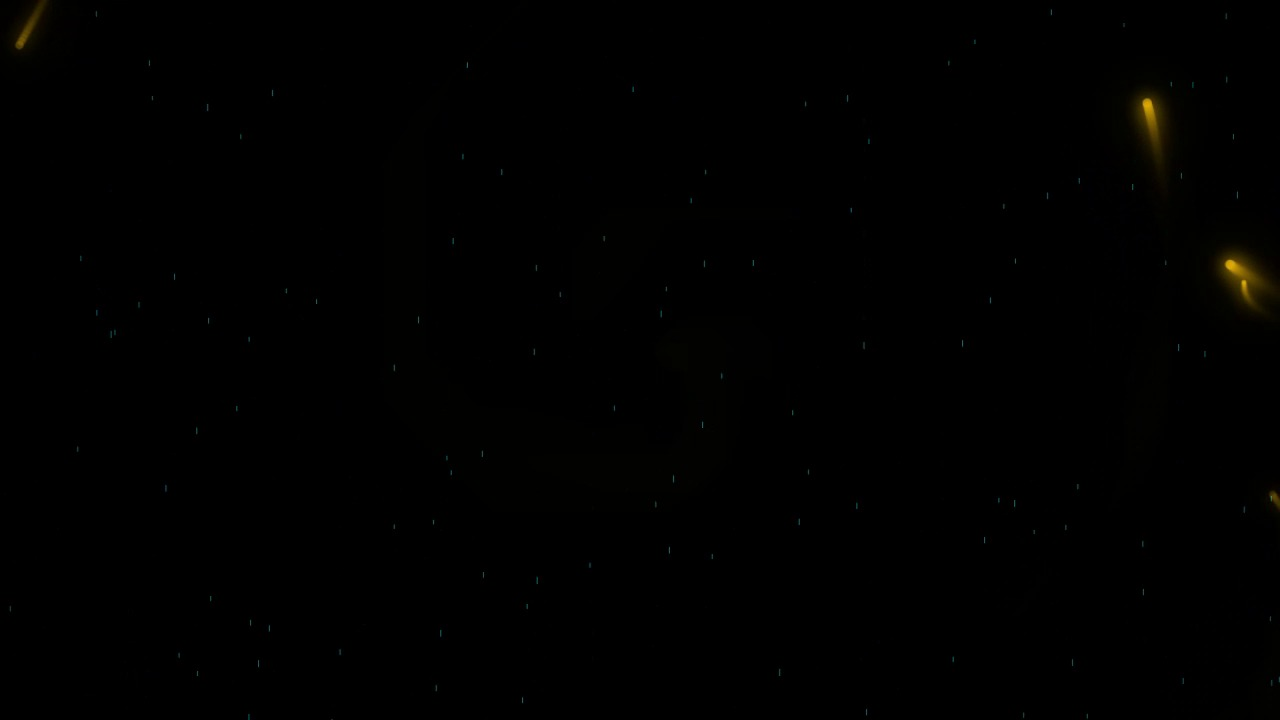
#> input picture exports/thumbnails/sample_neon_thumb.jpg, 1280 x 720 px
$ python -i mp4_to_sprite.py   (imports and definitions only)
#> lines starting #> are read from the running program, lines starting #| are printed output that depends on the picture; after the words box and inside, x2 and y2 are one past the last pixel; in counts of white or black regions, pixels touching at a corner belong together
#> further down, picture is the input picture: shape (720, 1280, 3); mean B, G, R 0.1, 0.6, 0.6
#!/usr/bin/env python3
# -*- coding: utf-8 -*-
"""
MP4 to Sprite Sheet Converter with Black Background Removal (Chroma Key Alpha)
Enhanced with Crop Resizing, Frame-based IN/OUT Calculation, Color & Sharpening Filters.
Includes Cocos Creator / Cocos2d .plist & JSON Atlas generation.
"""

import argparse
import math
import os
import xml.etree.ElementTree as ET
import xml.dom.minidom
import cv2
import numpy as np
from PIL import Image, ImageEnhance, ImageFilter


def apply_color_and_sharpen(img_pil, brightness=1.0, contrast=1.0, saturation=1.0, sharpen=0.0):
    """
    PIL画像に明るさ・コントラスト・彩度・シャープネス処理を適用
    """
    if brightness != 1.0:
        img_pil = ImageEnhance.Brightness(img_pil).enhance(brightness)
    if contrast != 1.0:
        img_pil = ImageEnhance.Contrast(img_pil).enhance(contrast)
    if saturation != 1.0:
        img_pil = ImageEnhance.Color(img_pil).enhance(saturation)
    if sharpen > 0.0:
        # 簡易シャープネスカーネル適用
        for _ in range(int(round(sharpen))):
            img_pil = img_pil.filter(ImageFilter.SHARPEN)
    return img_pil


def process_frame(frame, threshold=20, softness=10, brightness=1.0, contrast=1.0, saturation=1.0, sharpen=0.0):
    """
    BGRフレームから黒背景を透過処理（アルファチャンネル作成）＋カラー画質補正。
    """
#> called with threshold = 20, softness = 10, brightness = 1, contrast = 1, saturation = 1, sharpen = 0
    bgra = cv2.cvtColor(frame, cv2.COLOR_BGR2BGRA).astype(np.float32)
    b, g, r = bgra[:, :, 0], bgra[:, :, 1], bgra[:, :, 2]

    # 画素ごとの最大輝度を取得
    max_val = np.maximum(np.maximum(r, g), b)

    # アルファ値を計算 (0.0 ~ 1.0)
    alpha = np.clip((max_val - threshold) / max(1.0, float(softness)), 0.0, 1.0)

    # アルファチャンネルに適用 (0 ~ 255)
    bgra[:, :, 3] = alpha * 255.0

    # カラーキーエッジ補正 (背景黒が混ざって暗くなったRGBの復元)
    alpha_mask = alpha > 0.01
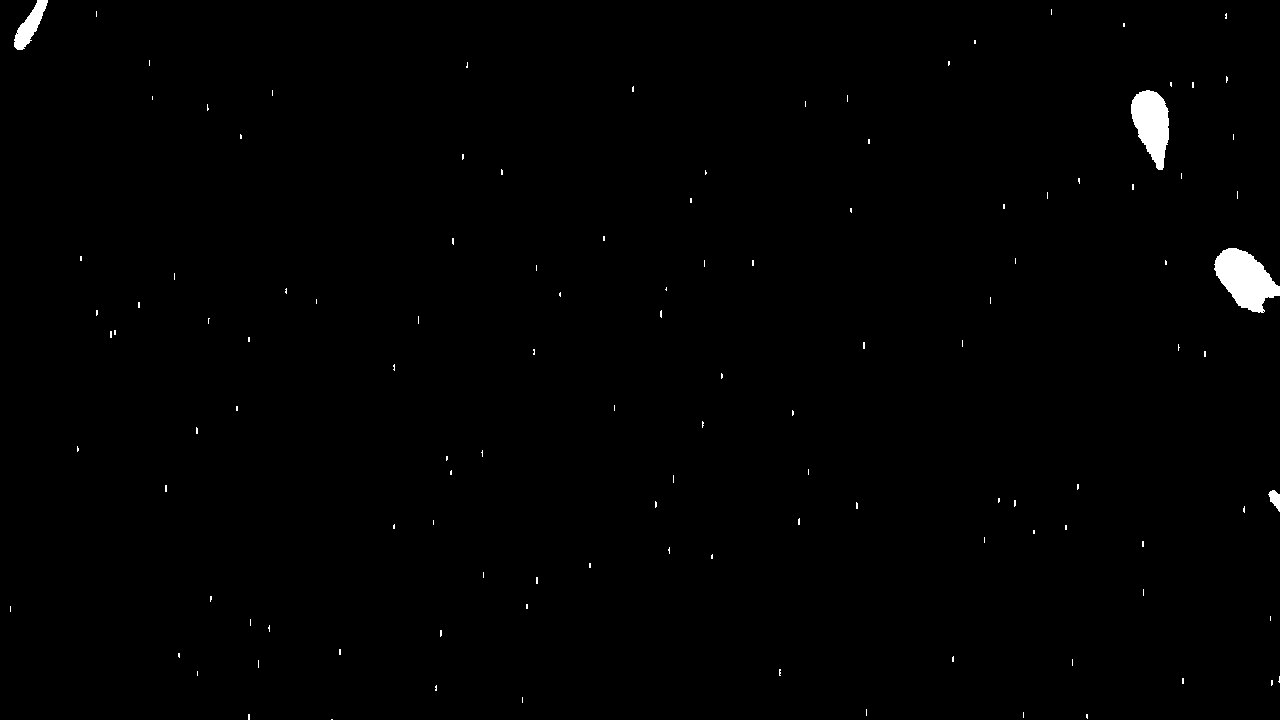
#> alpha_mask: shape (720, 1280) bool; 0.71% white; 119 white regions (115 under 20 px), largest, box (x1, y1, x2, y2) and area: (1214, 248, 1280, 313) 2569, (1131, 90, 1169, 170) 2020, (14, 0, 48, 50) 725, (1268, 490, 1280, 512) 153
    for i in range(3):
        bgra[:, :, i][alpha_mask] = np.clip(
            bgra[:, :, i][alpha_mask] / np.maximum(alpha[alpha_mask], 0.3),
            0,
            255
        )

    # BGRA -> RGBA (PIL形式)
    rgba = cv2.cvtColor(bgra.astype(np.uint8), cv2.COLOR_BGRA2RGBA)
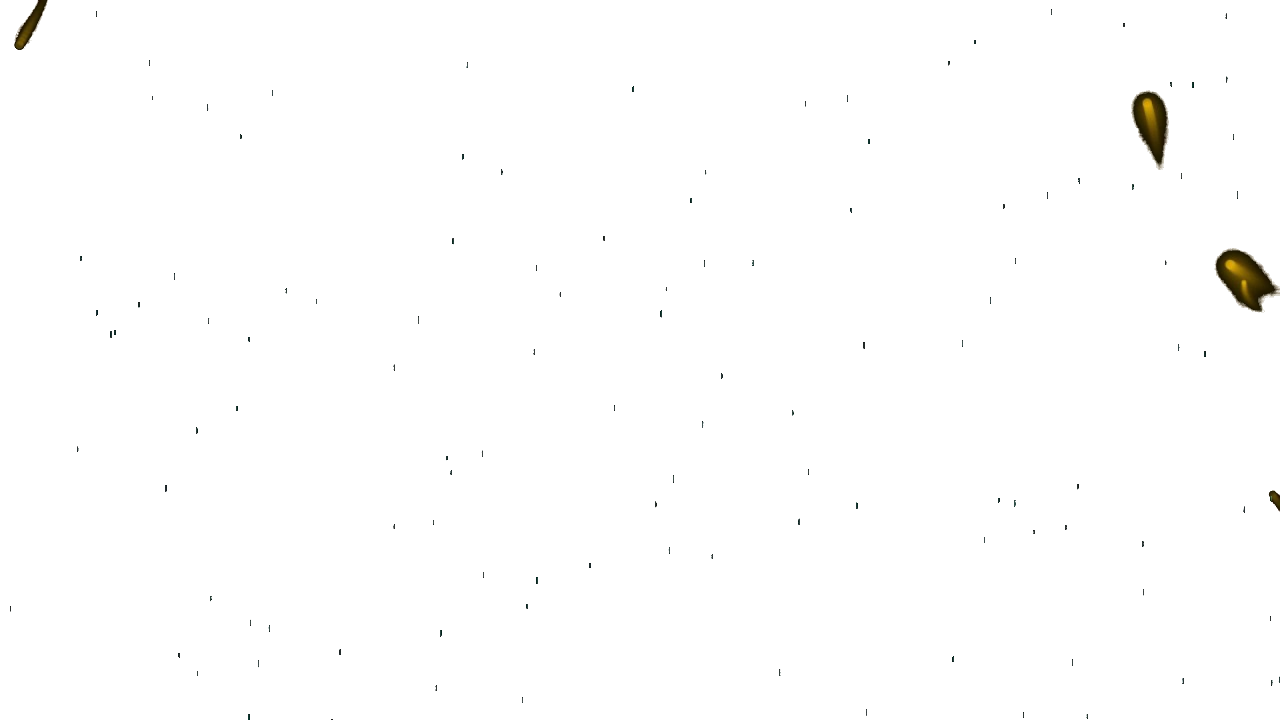
#> rgba: shape (720, 1280, 4); mean R, G, B, A 0.7, 0.6, 0.1, 1.6; transparent parts drawn white
    img_pil = Image.fromarray(rgba)

    # カラー＆シャープ補正を適用
    return apply_color_and_sharpen(img_pil, brightness, contrast, saturation, sharpen)


# [278 lines left out: functions generate_cocos_plist, generate_json_atlas, video_to_sprite_sheet, main, not called in this run]


# [2 lines not run here, left out]

>>> import cv2
>>> picture = cv2.imread('../../exports/thumbnails/sample_neon_thumb.jpg')
>>> result = process_frame(picture)
